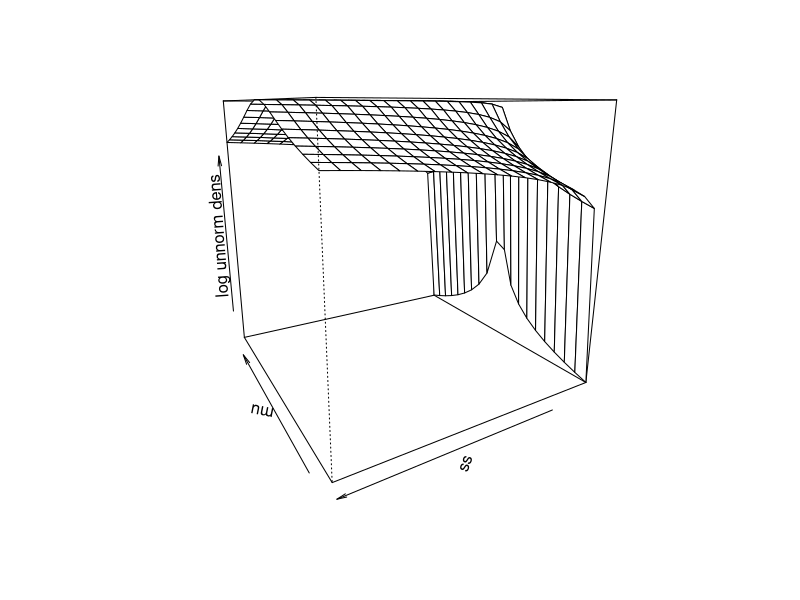

Recreate this plot in R. (Note: this script raises an error after producing the figure.)

# data
y <- c(-0.59836613, -0.10194784, -0.06399318,  0.41957954, 
       -0.98565345, -0.09350700,  1.75391375,  0.79859181,  
       0.32095243, 0.72231544)
nu <- 5

#############
# Example 1 #
#############

# function that evaluates log posteriors
eval_log_unnormalized_posterior <- function(mu, ss){
  zsquareds <- (y - mu)*(y - mu)/ss
  lds <- -.5*(nu+1) * log( 1 + zsquareds/nu )
  sum(lds) - log(ss)
}

# graph parameters
plotSurface <- function(lowerFirst, upperFirst, 
                        lowerSecond, upperSecond, 
                        numGridPointsOnEachAxis, f, contour = F, ...){
  A <- seq(lowerFirst, upperFirst, length.out = numGridPointsOnEachAxis)
  B <- seq(lowerSecond, upperSecond, length.out = numGridPointsOnEachAxis)
  args <- expand.grid(A,B)
  z <- mapply(f, args[,1], args[,2])
  dim(z) <- c(length(A), length(B))
  if(contour){
    contour(A, B, z)
  }else{
    persp(x=A, y=B, z=z, ...)
  }
}

plotSurface(-50, 50, 0.0001, 50, 20, eval_log_unnormalized_posterior, F,
            theta=-120, zlab = "log unnorm dens", xlab = "mu", ylab = "ss")

#############
# Example 2 #
#############

v <- seq(.001,.5,.01)
ss <- .01
yi_minus_mu <- .1
plot(v, dinvgamma(v, shape=(nu+1)/2, .5*(nu*ss + (yi_minus_mu)^2)), 
     type = "l", main = "p(v_1 | mu, ss=.01, y)", ylab = "density")

